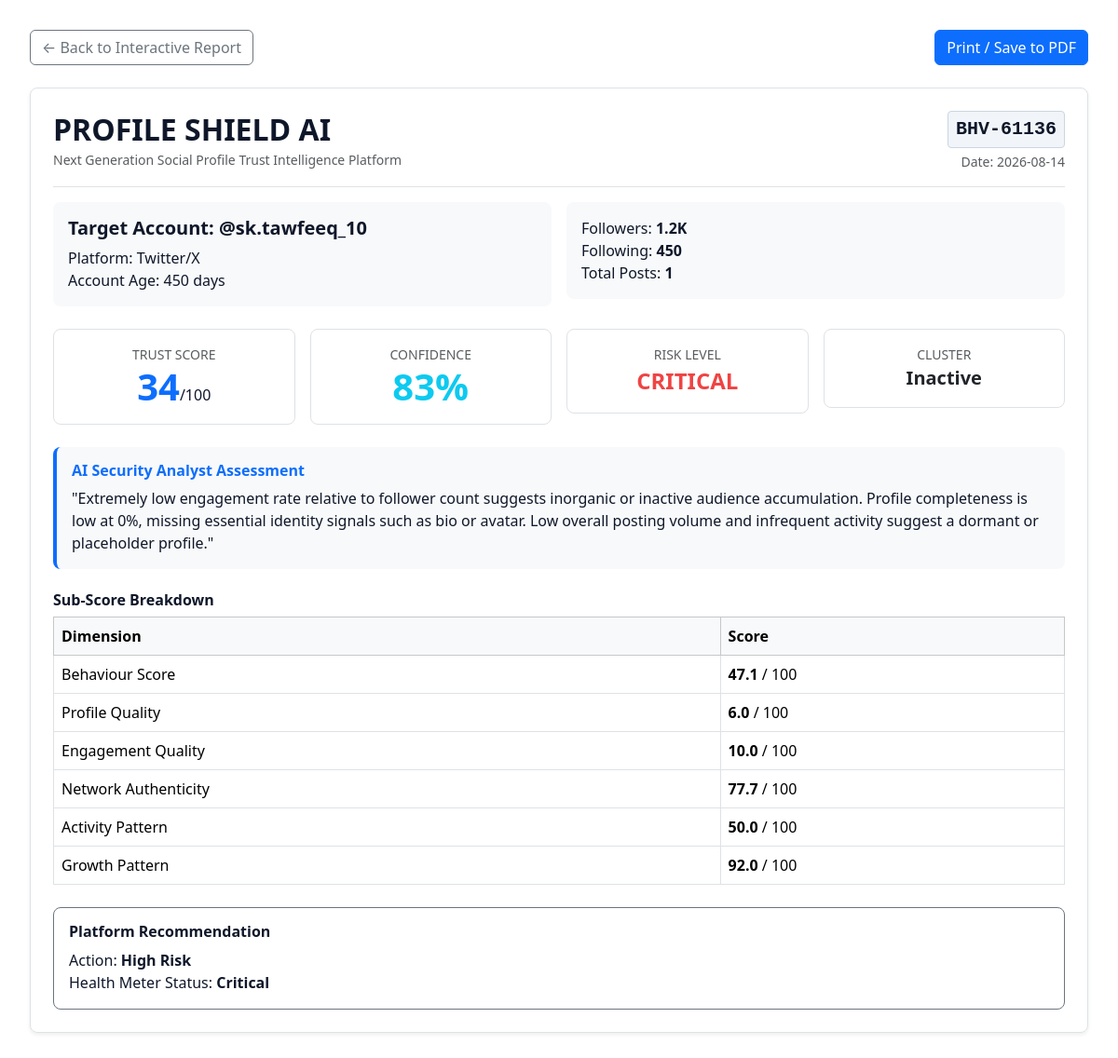
Screenshot of /reports/print/21 (signed in) with the database file from the repository.
### app/models/profile_analysis.py (models this page shows, shortened)
class ProfileAnalysis(db.Model):
    __tablename__ = 'profile_analyses'
    id           = db.Column(db.Integer, primary_key=True)
    username     = db.Column(db.String(100), nullable=False, index=True)
    display_name = db.Column(db.String(150), nullable=True)
    platform     = db.Column(db.String(50), default='Twitter/X')
    user_id = db.Column(
        db.Integer,
        db.ForeignKey('users.id', ondelete='CASCADE'),
        nullable=True,
        index=True,
    )
    account_age_days          = db.Column(db.Integer,  default=0)
    followers_count           = db.Column(db.Integer,  default=0)
    following_count           = db.Column(db.Integer,  default=0)
    posts_count               = db.Column(db.Integer,  default=1)   # never 0
    has_profile_pic           = db.Column(db.Boolean,  default=True)
    has_bio                   = db.Column(db.Boolean,  default=True)
    is_verified               = db.Column(db.Boolean,  default=False)
    has_url                   = db.Column(db.Boolean,  default=False)
    avg_likes_per_post        = db.Column(db.Float,    default=0.0)
    avg_retweets_per_post     = db.Column(db.Float,    default=0.0)
    posting_frequency_per_day = db.Column(db.Float,    default=0.0)
    trust_score      = db.Column(db.Float,   nullable=False)
    confidence       = db.Column(db.Float,   nullable=False)
    risk_level       = db.Column(db.String(30),  nullable=False)
    recommendation   = db.Column(db.String(50),  nullable=False)
    health_meter     = db.Column(db.String(30),  nullable=False)
    behaviour_cluster = db.Column(db.String(50), nullable=False)
    digital_dna      = db.Column(db.String(20),  nullable=False)
    sub_scores_json         = db.Column(db.Text, nullable=False, default='{}')
    trust_radar_json        = db.Column(db.Text, nullable=False, default='{}')
    timeline_json           = db.Column(db.Text, nullable=False, default='[]')
    heatmap_json            = db.Column(db.Text, nullable=False, default='{}')
    shap_importance_json    = db.Column(db.Text, nullable=False, default='[]')
    ai_explanation_narrative = db.Column(db.Text, nullable=False, default='')
    created_at = db.Column(db.DateTime, default=datetime.utcnow, index=True)
    @property
    def sub_scores(self):
        return json.loads(self.sub_scores_json) if self.sub_scores_json else {}
    @property
    def trust_radar(self):
        return json.loads(self.trust_radar_json) if self.trust_radar_json else {}
    @property
    def timeline(self):
        return json.loads(self.timeline_json) if self.timeline_json else []
    @property
    def heatmap(self):
        return json.loads(self.heatmap_json) if self.heatmap_json else {}
    @property
    def shap_importance(self):
        """Feature importance data (renamed from SHAP but kept as 'shap_importance' for template compat)."""
        return json.loads(self.shap_importance_json) if self.shap_importance_json else []

### app/routes/reports.py (the view)
@reports_bp.route('/print/<int:analysis_id>')
@login_required
def print_report(analysis_id):
    analysis = ProfileAnalysis.query.get_or_404(analysis_id)
    return render_template('reports/pdf_template.html', analysis=analysis)

### app/utils/helpers.py (called while the page is built)
def format_number(val):
    if val is None:
        return "0"
    num = float(val)
    if num >= 1_000_000:
        return f"{num / 1_000_000:.1f}M"
    elif num >= 1_000:
        return f"{num / 1_000:.1f}K"
    return f"{int(num):,}"

### app/templates/reports/pdf_template.html (shortened to what this page needs)
<!DOCTYPE html>
<html lang="en">
<head>
    <link href="https://cdn.jsdelivr.net/npm/bootstrap@5.3.2/dist/css/bootstrap.min.css" rel="stylesheet">
</head>
<body>
    <div class="d-flex justify-content-between align-items-center mb-4 no-print">
        <a href="{{ url_for('analysis.view_report', analysis_id=analysis.id) }}" class="btn btn-outline-secondary">← Back to Interactive Report</a>
        <button onclick="window.print()" class="btn btn-primary">Print / Save to PDF</button>
    </div>
    <div class="border p-4 rounded-3 shadow-sm">
        <div class="d-flex justify-content-between align-items-center mb-3 pb-3 border-bottom">
            <div>
                <h2 class="fw-bold mb-0">PROFILE SHIELD AI</h2>
                <small class="text-muted">Next Generation Social Profile Trust Intelligence Platform</small>
            </div>
            <div class="text-end">
                <div class="dna-badge fs-5">{{ analysis.digital_dna }}</div>
                <small class="text-muted d-block mt-1">Date: {{ analysis.created_at.strftime('%Y-%m-%d') }}</small>
            </div>
        </div>
        <div class="row g-3 mb-4">
            <div class="col-6">
                <div class="p-3 bg-light rounded-3">
                    <h5 class="fw-bold">Target Account: @{{ analysis.username }}</h5>
                    <div>Platform: {{ analysis.platform }}</div>
                    <div>Account Age: {{ analysis.account_age_days }} days</div>
                </div>
            </div>
            <div class="col-6">
                <div class="p-3 bg-light rounded-3">
                    <div>Followers: <b>{{ analysis.followers_count|format_num }}</b></div>
                    <div>Following: <b>{{ analysis.following_count|format_num }}</b></div>
                    <div>Total Posts: <b>{{ analysis.posts_count|format_num }}</b></div>
                </div>
            </div>
        </div>
        <div class="row g-3 text-center mb-4">
            <div class="col-3">
                <div class="p-3 border rounded-3">
                    <small class="text-muted d-block">TRUST SCORE</small>
                    <span class="display-6 fw-bold text-primary">{{ analysis.trust_score|int }}</span>/100
                </div>
            </div>
            <div class="col-3">
                <div class="p-3 border rounded-3">
                    <small class="text-muted d-block">CONFIDENCE</small>
                    <span class="display-6 fw-bold text-info">{{ analysis.confidence|int }}%</span>
                </div>
            </div>
            <div class="col-3">
                <div class="p-3 border rounded-3">
                    <small class="text-muted d-block">RISK LEVEL</small>
                    <span class="fs-4 fw-bold text-uppercase" style="color: {% if analysis.risk_level == 'Low' %}#22c55e{% elif analysis.risk_level == 'Moderate' %}#eab308{% elif analysis.risk_level == 'High' %}#f97316{% else %}#ef4444{% endif %};">{{ analysis.risk_level }}</span>
                </div>
            </div>
            <div class="col-3">
                <div class="p-3 border rounded-3">
                    <small class="text-muted d-block">CLUSTER</small>
                    <span class="fs-5 fw-bold text-dark">{{ analysis.behaviour_cluster }}</span>
                </div>
            </div>
        </div>
        <div class="p-3 bg-light border-start border-4 border-primary rounded-3 mb-4">
            <h6 class="fw-bold text-primary">AI Security Analyst Assessment</h6>
            <p class="mb-0 italic">"{{ analysis.ai_explanation_narrative }}"</p>
        </div>
        <h6 class="fw-bold mb-2">Sub-Score Breakdown</h6>
        <table class="table table-bordered mb-4">
            <thead class="table-light">
                <tr>
                    <th>Dimension</th>
                    <th>Score</th>
                </tr>
            </thead>
            <tbody>
                {% for key, val in analysis.sub_scores.items() %}
                <tr>
                    <td>{{ key.replace('_', ' ').title() }}</td>
                    <td><b>{{ "%.1f"|format(val) }}</b> / 100</td>
                </tr>
                {% endfor %}
            </tbody>
        </table>
        <div class="p-3 border border-secondary rounded-3">
            <h6 class="fw-bold">Platform Recommendation</h6>
            <div>Action: <b>{{ analysis.recommendation }}</b></div>
            <div>Health Meter Status: <b>{{ analysis.health_meter }}</b></div>
        </div>
    </div>
</body>
</html>

### app/templates/reports/pdf_template.html (style rules this page uses)
body { font-family: system-ui, -apple-system, sans-serif; background: #fff; color: #0f172a; padding: 2rem; }
.dna-badge { font-family: monospace; background: #f1f5f9; padding: 4px 8px; border: 1px solid #cbd5e1; border-radius: 4px; font-weight: bold; }

### rows the page displays
ProfileAnalysis: digital_dna "BHV-61136", created_at "2026-08-14", username "sk.tawfeeq_10", platform "Twitter/X", account_age_days "450", followers_count "1.2K", following_count "450", posts_count "1", trust_score "34", confidence "83", risk_level "CRITICAL", behaviour_cluster "Inactive", ai_explanation_narrative "Extremely low engagement rate relative to follower count suggests inorganic or inactive audience accumulation. Profile completeness is low at 0%, missing essential identity signals such as bio or avatar. Low overall posting volume and infrequent activity suggest a dormant or placeholder profile.", recommendation "High Risk", health_meter "Critical"

### other values shown
{{ key.replace('_', ' ').title() }} "Behaviour Score" "Profile Quality" "Engagement Quality" "Network Authenticity" "Activity Pattern" "Growth Pattern"
{{ "%.1f"|format(val) }} "47.1" "6.0" "10.0" "77.7" "50.0" "92.0"
